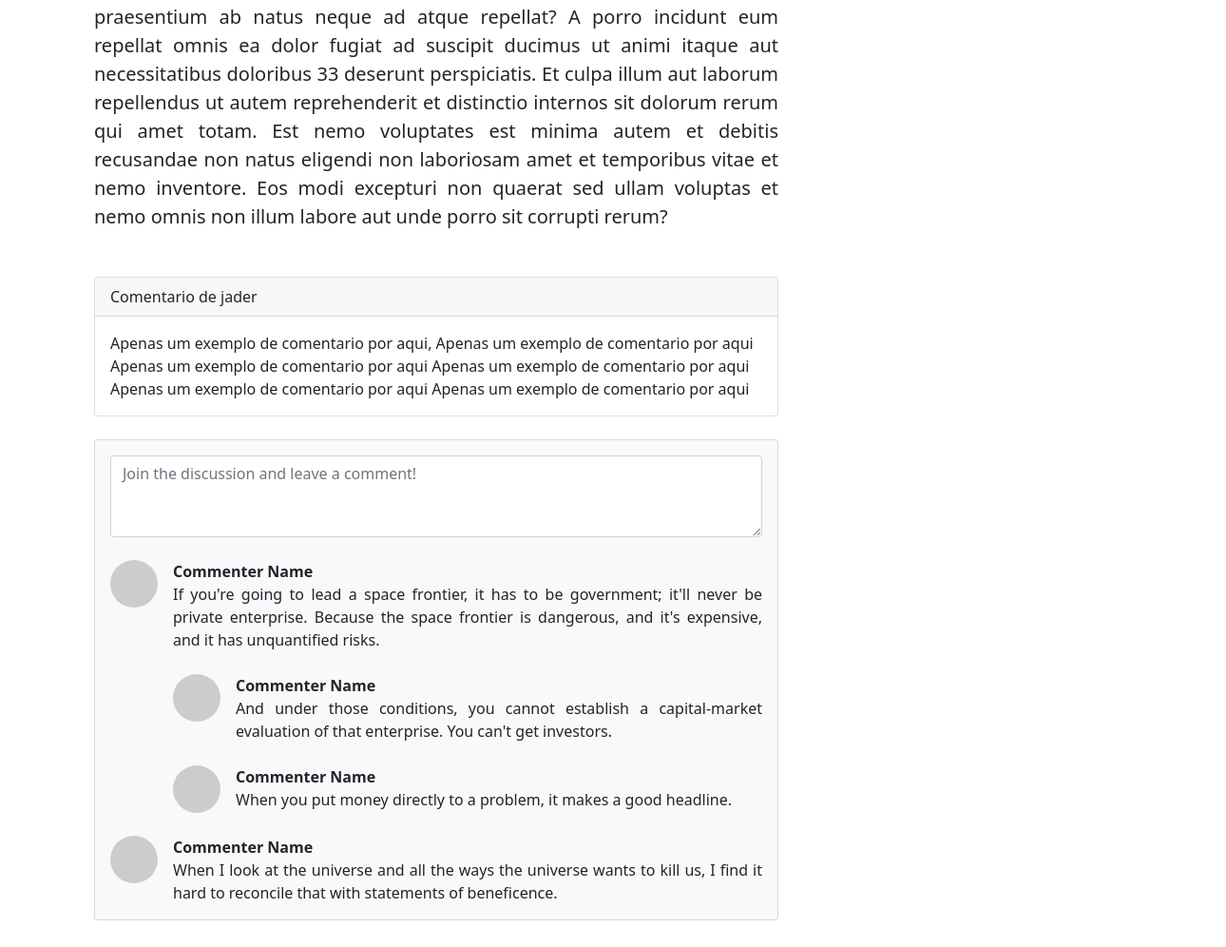
The page /redif/detalhar/2/ (lower part) on the database as committed earlier.
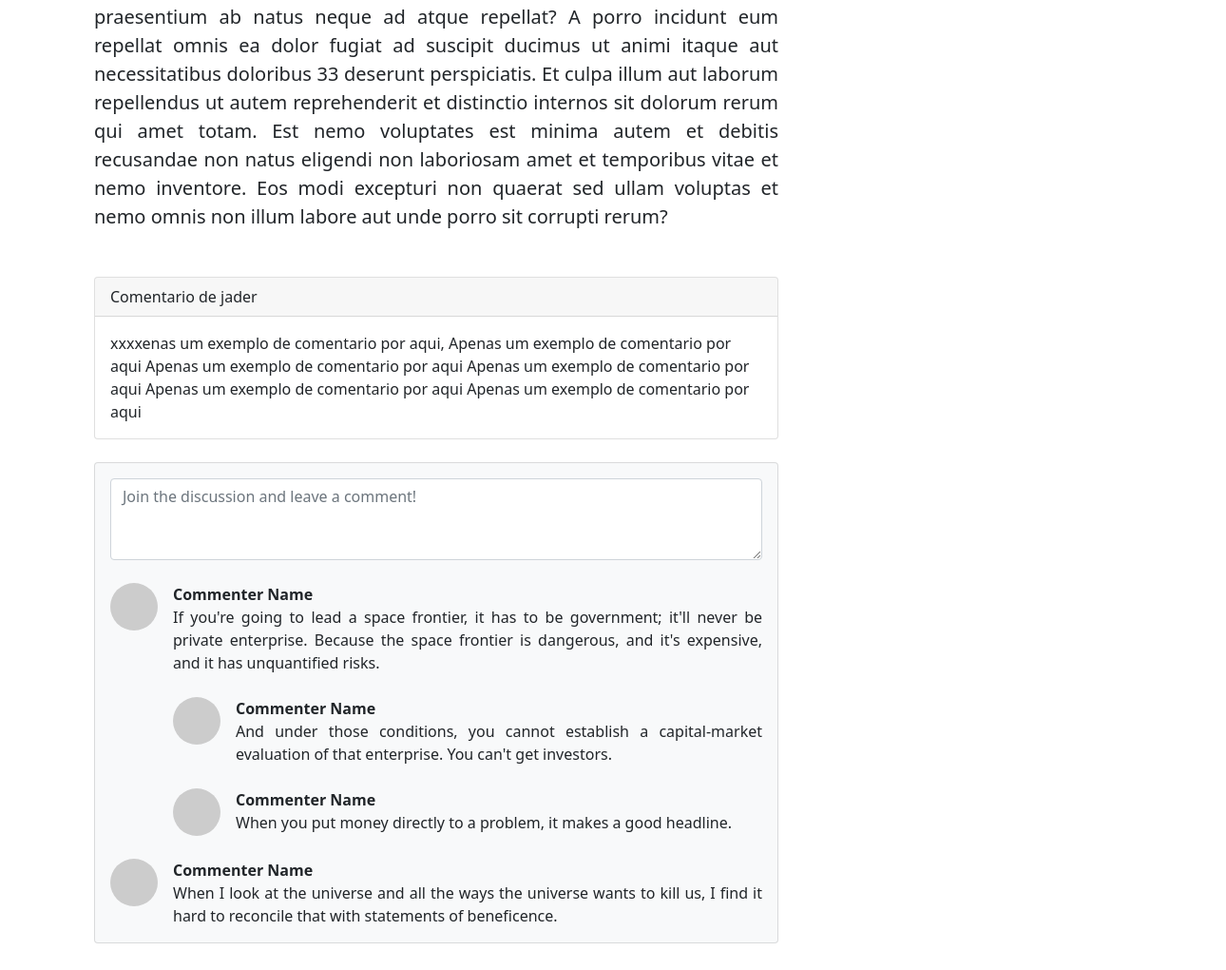
The same page on the database as committed later.
### RedifApp/models.py (models this page shows)
class Redacao(models.Model):
    titulo = models.CharField(
        max_length = 45,
        blank = False,
        null = False,
    )
    area = models.CharField(
        blank=False,
        null = False,
        max_length=45,
    )
    tema = models.CharField(
        blank=False,
        null = False,
        max_length=45,
    )
    data_criacao = models.DateTimeField(
        blank=False,
        null = False,
        default= date.today,
    )
    conteudo = models.TextField(
        blank = False,
        null = False,
        max_length= 15000
    )
    comentario = models.TextField(
        max_length=300,
        blank= True,
        null= True,
        default=None
    )
    fk_autor = models.ForeignKey(
        User,
        on_delete=models.CASCADE,
    )

### RedifApp/views.py (the view)
# urls.py: path('detalhar/<int:id>/', views.detalharRedacao, name='detalharRedacao'),
def detalharRedacao(request, id):
    redacao = Redacao.objects.get(pk=id)
    context = {
        'Redacao' : redacao,
        'Usuario' : usuario(request),
    }
    return render(request, 'redacao/detalhar.html', context)

### RedifApp/views.py (called while the page is built)
def usuario(request):
    Usuario = False
    if User.is_authenticated:
        try:
            Usuario = request.user.id
            Usuario = User.objects.get(pk=Usuario)
        except: pass
    return Usuario

### templates/redacao/detalhar.html (shortened to what this page needs)
{% extends '-index.html' %}
{% load static %}
{% block head %}
<link rel="stylesheet" href="{% static 'css/redacoes/detalhar.css'%}">
{%endblock%}
{%load static%}
{% block content %}
<div class="container mt-5">
    <div class="row">
        <div class="col-lg-8">
            <article>
                <section class="mb-5">
                    <p class="fs-5 mb-4">{{Redacao.conteudo}}</p>
                </section>
            </article>
            <section class="mb-5">
            <div class="card mb-4">
                <div class="card-header">Comentario de {{Redacao.fk_autor.username}}</div>
                <div class="card-body">{{Redacao.comentario}}</div>
            </div>
                <div class="card bg-light">
                    <div class="card-body">
                        <form class="mb-4"><textarea class="form-control" rows="3" placeholder="Join the discussion and leave a comment!"></textarea></form>
                        <div class="d-flex mb-4">
                            <div class="flex-shrink-0"><img class="rounded-circle" src="https://dummyimage.com/50x50/ced4da/6c757d.jpg" alt="..." /></div>
                            <div class="ms-3">
                                <div class="fw-bold">Commenter Name</div>
                                If you're going to lead a space frontier, it has to be government; it'll never be private enterprise. Because the space frontier is dangerous, and it's expensive, and it has unquantified risks.
                                <div class="d-flex mt-4">
                                    <div class="flex-shrink-0"><img class="rounded-circle" src="https://dummyimage.com/50x50/ced4da/6c757d.jpg" alt="..." /></div>
                                    <div class="ms-3">
                                        <div class="fw-bold">Commenter Name</div>
                                        And under those conditions, you cannot establish a capital-market evaluation of that enterprise. You can't get investors.
                                    </div>
                                </div>
                                <div class="d-flex mt-4">
                                    <div class="flex-shrink-0"><img class="rounded-circle" src="https://dummyimage.com/50x50/ced4da/6c757d.jpg" alt="..." /></div>
                                    <div class="ms-3">
                                        <div class="fw-bold">Commenter Name</div>
                                        When you put money directly to a problem, it makes a good headline.
                                    </div>
                                </div>
                            </div>
                        </div>
                        <div class="d-flex">
                            <div class="flex-shrink-0"><img class="rounded-circle" src="https://dummyimage.com/50x50/ced4da/6c757d.jpg" alt="..." /></div>
                            <div class="ms-3">
                                <div class="fw-bold">Commenter Name</div>
                                When I look at the universe and all the ways the universe wants to kill us, I find it hard to reconcile that with statements of beneficence.
                            </div>
                        </div>
                    </div>
                </div>
            </section>
        </div>
        <div class="col-lg-4">
        </div>
    </div>
</div>
{% endblock %}

### templates/-index.html (shortened to what this page needs)
<!DOCTYPE html>
<html lang="zxx">
{% load static %}
{%load bootstrap%}
<head>
	<link rel="stylesheet" href="{% static 'plugins/bootstrap/css/bootstrap.min.css' %}">
	<link rel="stylesheet" href="{% static 'plugins/icofont/icofont.min.css' %}">
	<link rel="stylesheet" href="{% static 'plugins/slick-carousel/slick/slick.css' %}">
	<link rel="stylesheet" href="{% static 'plugins/slick-carousel/slick/slick-theme.css' %}">
	<link rel="stylesheet" href="{% static 'css/style.css' %}">
	{%block head%}
	{% endblock %}
</head>
<body id="top">
	{% include '-nav.html' %}
		<div class="container">
			{%block content%}
			{% endblock %}
		</div>
		<br>
</body>
</html>

### templates/-nav.html (shortened to what this page needs)
<!DOCTYPE html>
<html lang="en">
{%load bootstrap%}
{% load static %}
<head>
</head>
<body>
</body>
</html>

### static/css/style.css (style rules this page uses)
html { overflow-x: hidden; }
body { line-height: 1.6; font-family: "Roboto", sans-serif; -webkit-font-smoothing: antialiased; font-size: 16px; color: #6F8BA4; font-weight: 400; }
p { line-height: 30px; }
.form-control { box-shadow: none; border-radius: 0; }

Rows that differ between the two databases and show on the page:
changed Redacao "jader": comentario "Apenas um exemplo de comentario…" → "xxxxenas um exemplo de comentario…"
